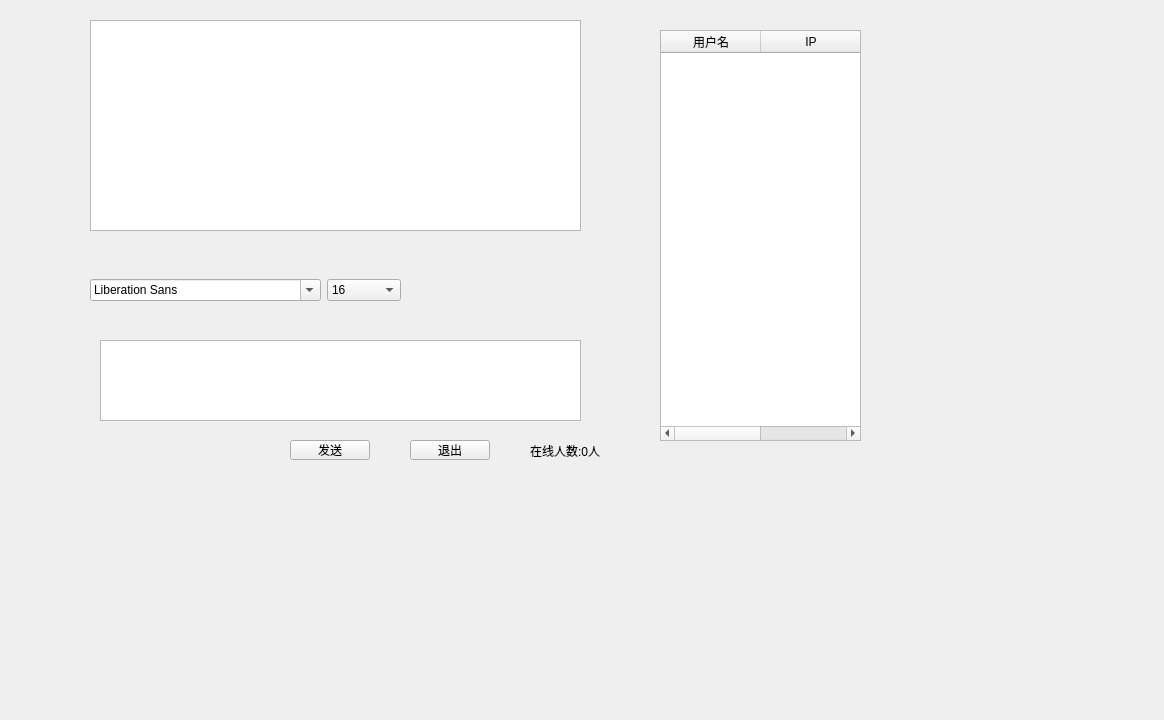
<?xml version="1.0" encoding="UTF-8"?>
<ui version="4.0">
 <class>Widget</class>
 <widget class="QWidget" name="Widget">
  <property name="geometry">
   <rect>
    <x>0</x>
    <y>0</y>
    <width>1164</width>
    <height>720</height>
   </rect>
  </property>
  <property name="windowTitle">
   <string>Widget</string>
  </property>
  <widget class="QTextBrowser" name="msgBrowser">
   <property name="geometry">
    <rect>
     <x>90</x>
     <y>20</y>
     <width>491</width>
     <height>211</height>
    </rect>
   </property>
  </widget>
  <widget class="QTextEdit" name="msgTextEdit">
   <property name="geometry">
    <rect>
     <x>100</x>
     <y>340</y>
     <width>481</width>
     <height>81</height>
    </rect>
   </property>
  </widget>
  <widget class="QTableWidget" name="usrTableWidget">
   <property name="geometry">
    <rect>
     <x>660</x>
     <y>30</y>
     <width>201</width>
     <height>411</height>
    </rect>
   </property>
   <property name="selectionMode">
    <enum>QAbstractItemView::SingleSelection</enum>
   </property>
   <property name="selectionBehavior">
    <enum>QAbstractItemView::SelectRows</enum>
   </property>
   <property name="showGrid">
    <bool>false</bool>
   </property>
   <column>
    <property name="text">
     <string>用户名</string>
    </property>
   </column>
   <column>
    <property name="text">
     <string>IP</string>
    </property>
   </column>
  </widget>
  <widget class="QPushButton" name="sendBtn">
   <property name="geometry">
    <rect>
     <x>290</x>
     <y>440</y>
     <width>80</width>
     <height>20</height>
    </rect>
   </property>
   <property name="text">
    <string>发送</string>
   </property>
  </widget>
  <widget class="QPushButton" name="exitBtn">
   <property name="geometry">
    <rect>
     <x>410</x>
     <y>440</y>
     <width>80</width>
     <height>20</height>
    </rect>
   </property>
   <property name="text">
    <string>退出</string>
   </property>
  </widget>
  <widget class="QLabel" name="label">
   <property name="geometry">
    <rect>
     <x>530</x>
     <y>430</y>
     <width>161</width>
     <height>41</height>
    </rect>
   </property>
   <property name="text">
    <string>在线人数:0人</string>
   </property>
  </widget>
  <widget class="QWidget" name="widget" native="true">
   <property name="geometry">
    <rect>
     <x>90</x>
     <y>260</y>
     <width>521</width>
     <height>61</height>
    </rect>
   </property>
   <layout class="QHBoxLayout" name="horizontalLayout">
    <item>
     <widget class="QFontComboBox" name="fontCbx"/>
    </item>
    <item>
     <widget class="QComboBox" name="sizeCbx">
      <property name="currentText">
       <string>16</string>
      </property>
      <property name="currentIndex">
       <number>4</number>
      </property>
      <item>
       <property name="text">
        <string>8</string>
       </property>
      </item>
      <item>
       <property name="text">
        <string>10</string>
       </property>
      </item>
      <item>
       <property name="text">
        <string>12</string>
       </property>
      </item>
      <item>
       <property name="text">
        <string>14</string>
       </property>
      </item>
      <item>
       <property name="text">
        <string>16</string>
       </property>
      </item>
      <item>
       <property name="text">
        <string>18</string>
       </property>
      </item>
      <item>
       <property name="text">
        <string>20</string>
       </property>
      </item>
      <item>
       <property name="text">
        <string>22</string>
       </property>
      </item>
     </widget>
    </item>
    <item>
     <widget class="QToolButton" name="boldBtn">
      <property name="text">
       <string/>
      </property>
      <property name="icon">
       <iconset resource="image.qrc">
        <normaloff>:/image/B1.png</normaloff>:/image/B1.png</iconset>
      </property>
      <property name="iconSize">
       <size>
        <width>16</width>
        <height>16</height>
       </size>
      </property>
      <property name="autoRaise">
       <bool>true</bool>
      </property>
     </widget>
    </item>
    <item>
     <widget class="QToolButton" name="italicBtn">
      <property name="text">
       <string/>
      </property>
      <property name="icon">
       <iconset resource="image.qrc">
        <normaloff>:/image/B2.png</normaloff>:/image/B2.png</iconset>
      </property>
      <property name="iconSize">
       <size>
        <width>16</width>
        <height>16</height>
       </size>
      </property>
      <property name="autoRaise">
       <bool>true</bool>
      </property>
     </widget>
    </item>
    <item>
     <widget class="QToolButton" name="colorBtn">
      <property name="text">
       <string/>
      </property>
      <property name="icon">
       <iconset resource="image.qrc">
        <normaloff>:/image/B3.png</normaloff>:/image/B3.png</iconset>
      </property>
      <property name="iconSize">
       <size>
        <width>16</width>
        <height>16</height>
       </size>
      </property>
      <property name="autoRaise">
       <bool>true</bool>
      </property>
     </widget>
    </item>
    <item>
     <widget class="QToolButton" name="underlineBtn">
      <property name="text">
       <string/>
      </property>
      <property name="icon">
       <iconset resource="image.qrc">
        <normaloff>:/image/B4.png</normaloff>:/image/B4.png</iconset>
      </property>
      <property name="iconSize">
       <size>
        <width>16</width>
        <height>16</height>
       </size>
      </property>
      <property name="autoRaise">
       <bool>true</bool>
      </property>
     </widget>
    </item>
    <item>
     <widget class="QToolButton" name="sendBtn_2">
      <property name="text">
       <string/>
      </property>
      <property name="icon">
       <iconset resource="image.qrc">
        <normaloff>:/image/B5.png</normaloff>:/image/B5.png</iconset>
      </property>
      <property name="autoRaise">
       <bool>true</bool>
      </property>
     </widget>
    </item>
    <item>
     <widget class="QToolButton" name="saveBtn">
      <property name="text">
       <string/>
      </property>
      <property name="icon">
       <iconset resource="image.qrc">
        <normaloff>:/image/B6.png</normaloff>:/image/B6.png</iconset>
      </property>
      <property name="autoRaise">
       <bool>true</bool>
      </property>
     </widget>
    </item>
    <item>
     <widget class="QToolButton" name="clearBtn">
      <property name="text">
       <string/>
      </property>
      <property name="icon">
       <iconset resource="image.qrc">
        <normaloff>:/image/B7.png</normaloff>:/image/B7.png</iconset>
      </property>
      <property name="autoRaise">
       <bool>true</bool>
      </property>
     </widget>
    </item>
   </layout>
  </widget>
 </widget>
 <resources>
  <include location="image.qrc"/>
 </resources>
 <connections/>
</ui>
